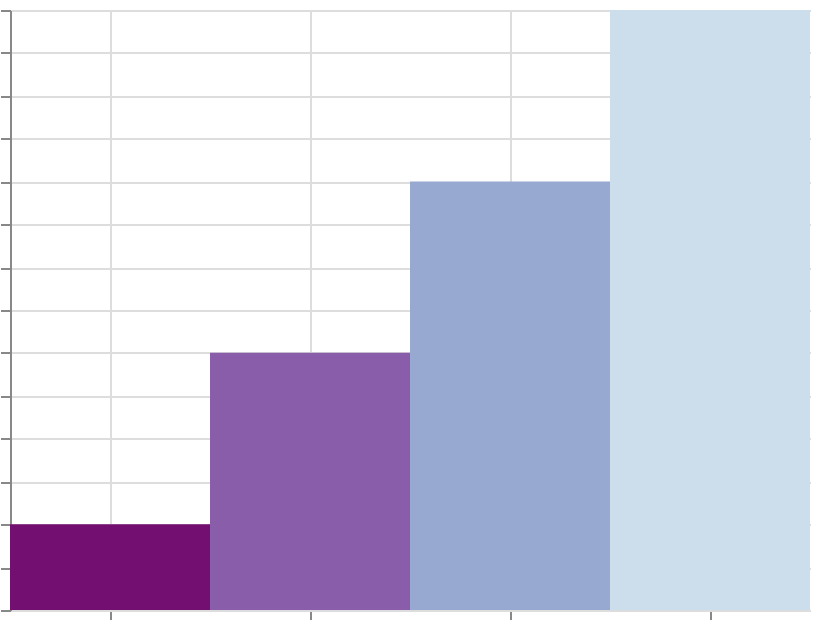

This figure's Vega-Lite source:
### Vega specification from a JSON file in a GitHub repository (floating-point values rounded to 4 significant figures)
{"$schema": "https://vega.github.io/schema/vega/v6.json", "width": 400, "height": 300, "padding": 5, "autosize": "none", "data": [{"name": "table", "values": [{"cat": "A", "val": 10}, {"cat": "B", "val": 30}, {"cat": "C", "val": 50}, {"cat": "D", "val": 70}]}], "scales": [{"name": "x", "type": "band", "domain": {"data": "table", "field": "cat", "sort": true}, "range": "width"}, {"name": "y", "type": "linear", "domain": {"data": "table", "field": "val"}, "range": [{"signal": "height"}, 0], "zero": true, "nice": true}, {"name": "color", "type": "sequential", "domain": {"data": "table", "field": "val"}, "scheme": "bluepurple", "reverse": true}], "marks": [{"type": "rect", "from": {"data": "table"}, "encode": {"update": {"x": {"scale": "x", "field": "cat"}, "width": {"scale": "x", "band": 1}, "y": {"scale": "y", "field": "val"}, "y2": {"scale": "y", "value": 0}, "fill": {"scale": "color", "field": "val"}}}}], "axes": [{"scale": "x", "orient": "bottom", "grid": true, "labels": false}, {"scale": "y", "orient": "left", "grid": true, "labels": false}], "legends": [{"fill": "color"}]}
